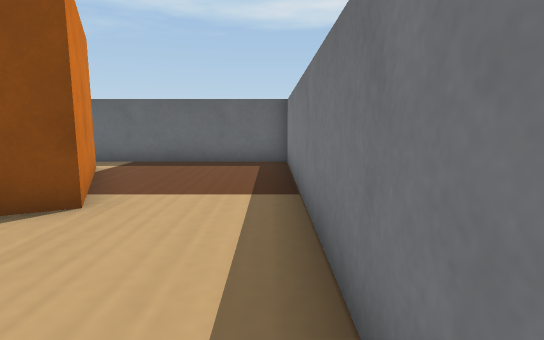
[1] (above)

18 first-person views from a walk through a Webots world. The camera is 0.06 m above the floor, tilts 8° down and sees 80° across. The floor is counted in squares, 0.05 m on a side. Each view is taken from the middle of a square. On the plan, view 1 faces up. The plan holds only what a view shows up to about 13 squares ahead; the rest is blank. Robots are left out. Webots' stock objects and surfaces are drawn as simple stand-ins.

[2]
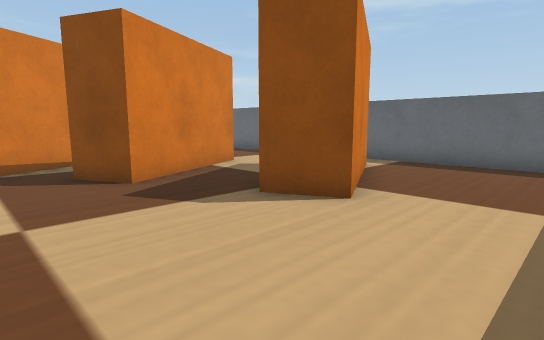

[3]
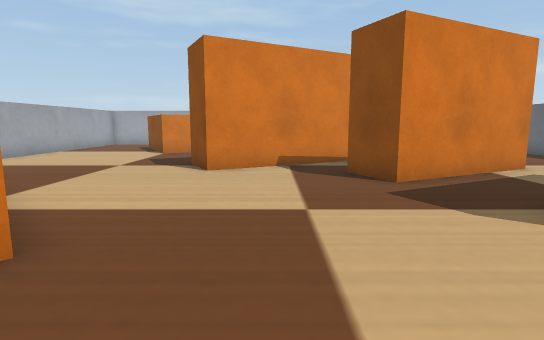

[4]
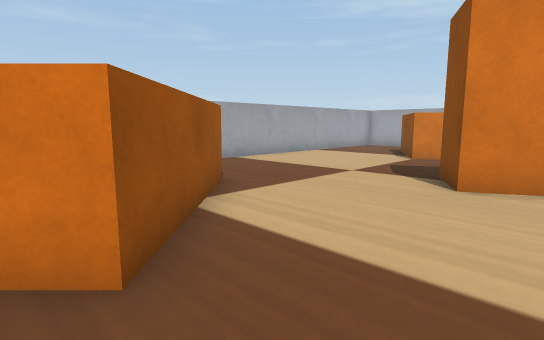

[5]
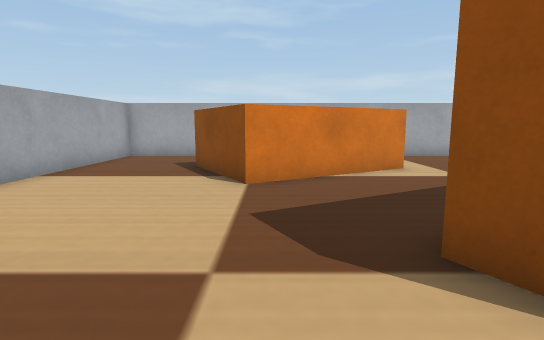

[6]
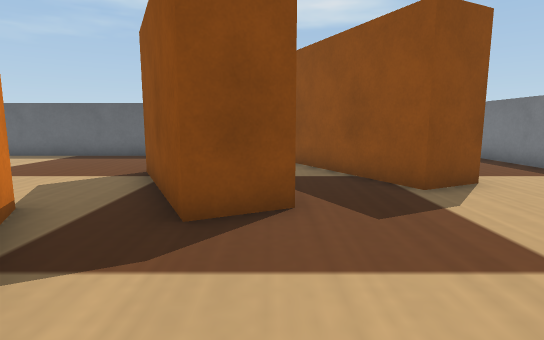

[7]
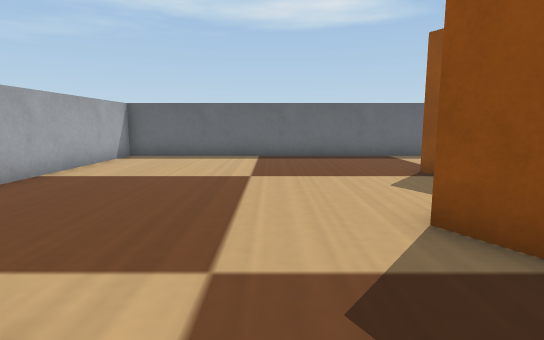

[8]
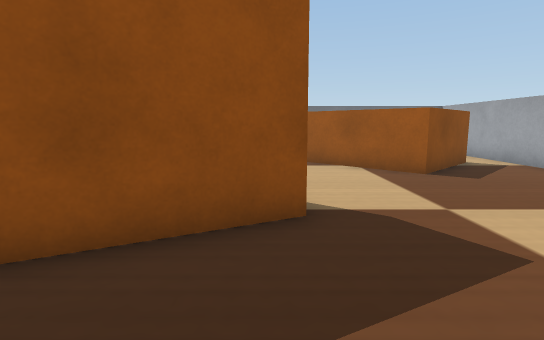

[9]
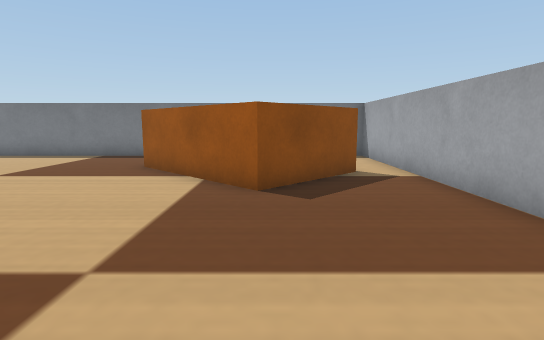

[10]
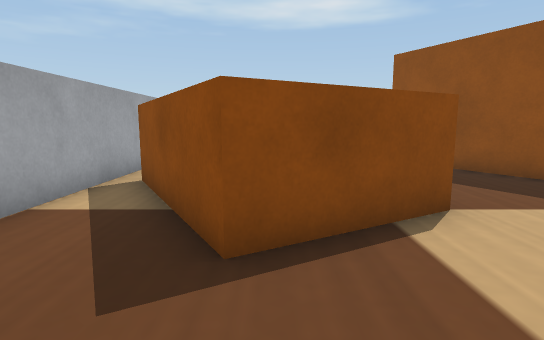

[11]
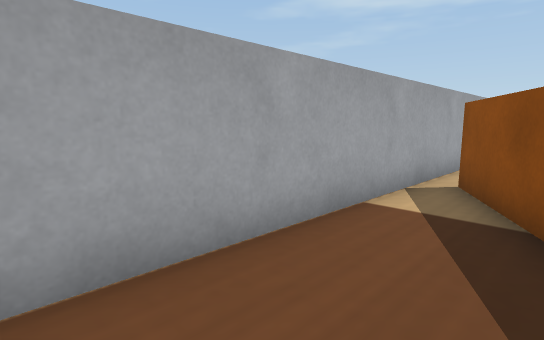

[12]
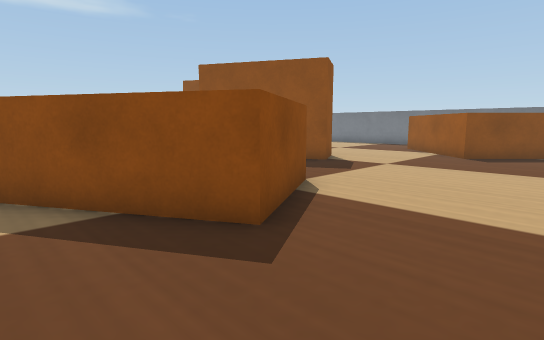

[13]
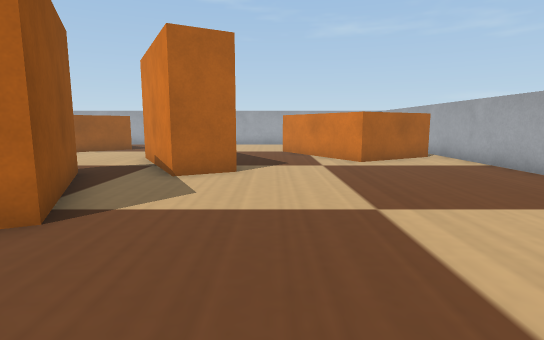

[14]
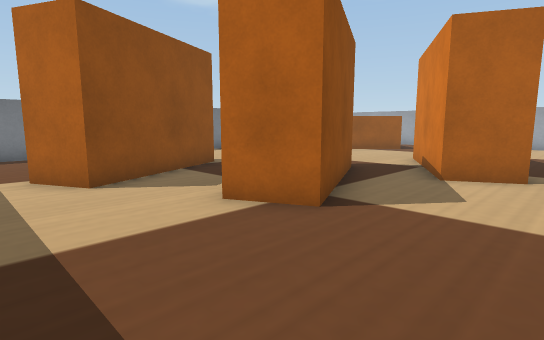

[15]
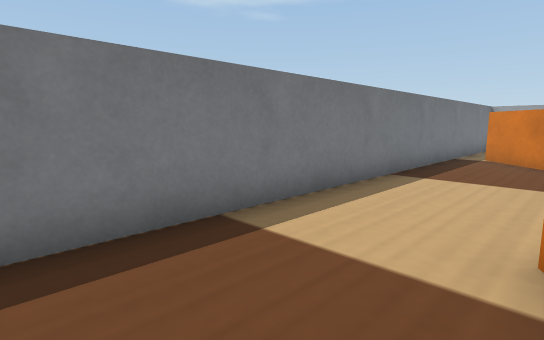

[16]
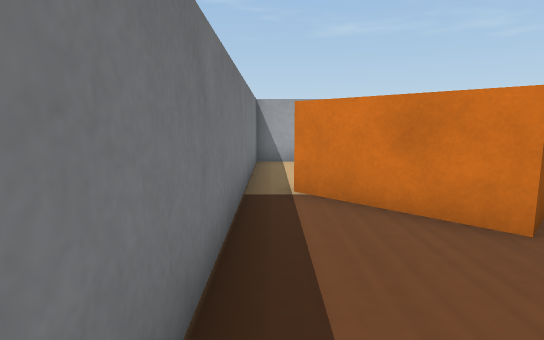

[17]
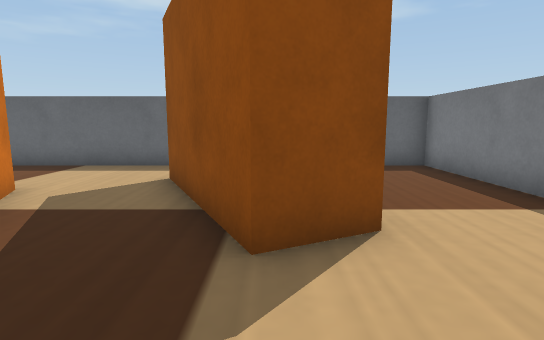

[18]
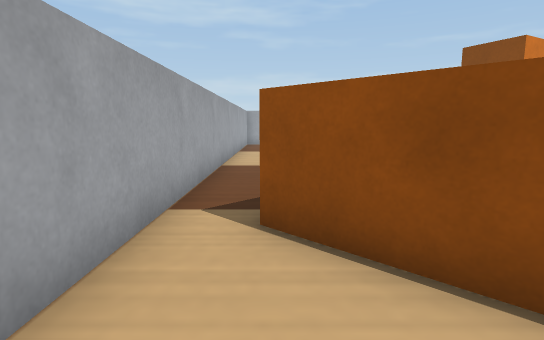

### Floor plan
Key: @ floor where view 1 was taken; # wall or solid block; . floor; B biscuit box.
Columns run from 20 left of view 1 to 1 right of it. Each row starts with its distance up from view 1.
 11 ######################
 10 #....................#
  9 #..............B.....#
  8 #.............BBB....#
  7 #..........B..BBB....#
  6 #.........BBB..BB....#
  5 #.........BBB..BBB...#
  4 #..........BBB..B....#
  3 #..........BBB.......#
  2 #.......BBB.BB.......#
  1 #.......BBB..........#
  0 #...B....BBB........@#
 -1 #..BB....BBB.........#
 -2 #BB  B....BB.....B...#
 -3 #.B  BB..........BB..#
 -4 #.BB  B.........B BB.#
 -5 #..B BB........B   B.#
 -6 #..BB.........BB  B .#
 -7 #..............BBB. .#
 -8 #...............B....#
 -9 #....................#
-10 ######################

Where each view was taken, in squares from view 1:
view 1: 0 up, 0 right, facing up
view 2: 0 up, 0 right, facing up-left
view 3: 0 up, 0 right, facing left
view 4: 0 up, 2 left, facing down-left
view 5: 4 down, 7 left, facing left
view 6: 2 down, 7 left, facing up
view 7: 2 down, 14 left, facing up
view 8: 2 down, 14 left, facing right
view 9: 6 down, 12 left, facing right
view 10: 9 down, 16 left, facing up
view 11: 9 down, 17 left, facing up-left
view 12: 9 down, 19 left, facing up-right
view 13: 10 up, 13 left, facing down
view 14: 10 up, 13 left, facing down-right
view 15: 8 up, 3 left, facing down-right
view 16: 1 up, 0 right, facing down
view 17: 1 up, 4 left, facing up
view 18: 8 down, 0 right, facing left
